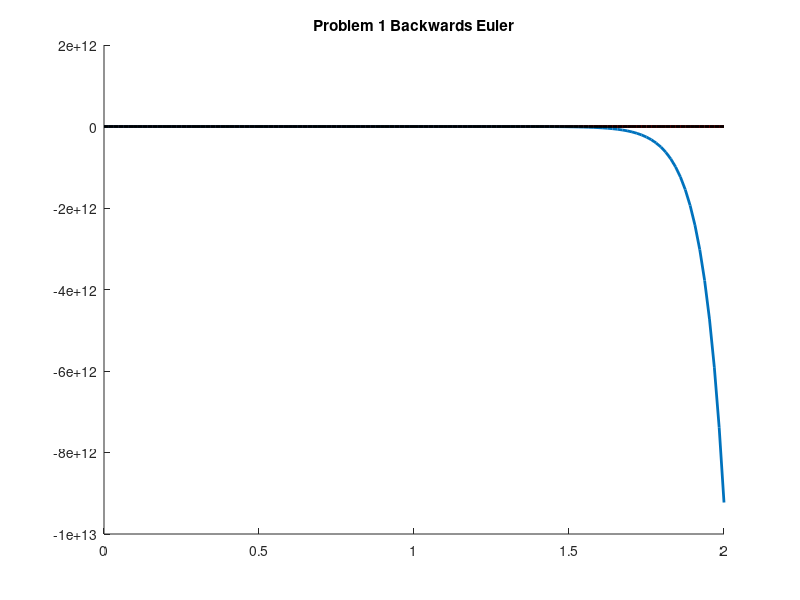

Write MATLAB code to recreate this figure. (Note: this script raises an error after producing the figure.)
function main()
    N_values = [32, 128];
    colors = ["r-.", "b-."];
    T = 2;

    figure(1); hold on
    
    for i = 1:length(N_values)
        N = N_values(i);
        color = colors(i);
        [t, y_be, y_ex] = run(N, T);
        plot(t, y_be, color, 'linewidth', 2);
        y_be(end) %To get correct answer for part b, must replace one of the N values with 64 to get a k of 1/32. Otherwise, the N values are 32, 128

    end
    % Plot exact solution
    plot(t, y_ex(t), 'k-', 'linewidth', 2);
    title("Problem 1 Backwards Euler")
    subtitle("Numerical Result for k=1/16 and k=1/32")
    xlabel('t'); ylabel('y(t)');
    legend('k = 1/16', 'k = 1/32', 'Exact solution');
    
    hold off
end

function [t, y_be, y_ex] = run(N, T)
    k = T/N;
    t = 0:k:T;
    y_be = zeros(1, N+1);
    y_be(1) = 1;

    for n = 1:N
        %y_be(n+1) = (y_be(n) + 3 * k + k * exp(-t(n+1))) / (1 + k); % Problem 1
        y_be(n+1) = -0.25 * (sqrt(y_be(n)^2 + 2 * y_be(n) + 12 * k * t(n+1)^2 + 40 * k * t(n+1) + 4 * k + 5)) + y_be(n) - 1; %Problem 2
            %Fix the missing 1/2 ^^^^^^^^

    end
    %y_ex =@(x) t.*exp(-t) -2.*exp(-t) + 3; % Problem 1
    y_ex =@(x) sqrt(1+(1/2*t.^3)+(5/2*t.^2)+(1/2*t))-1 %correct
    %y_ex = [y_ex -y_ex]
end


